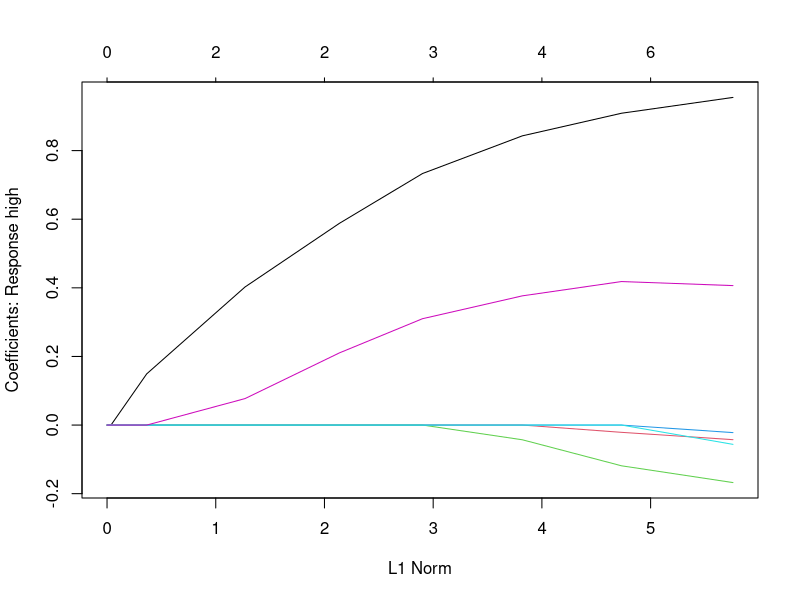
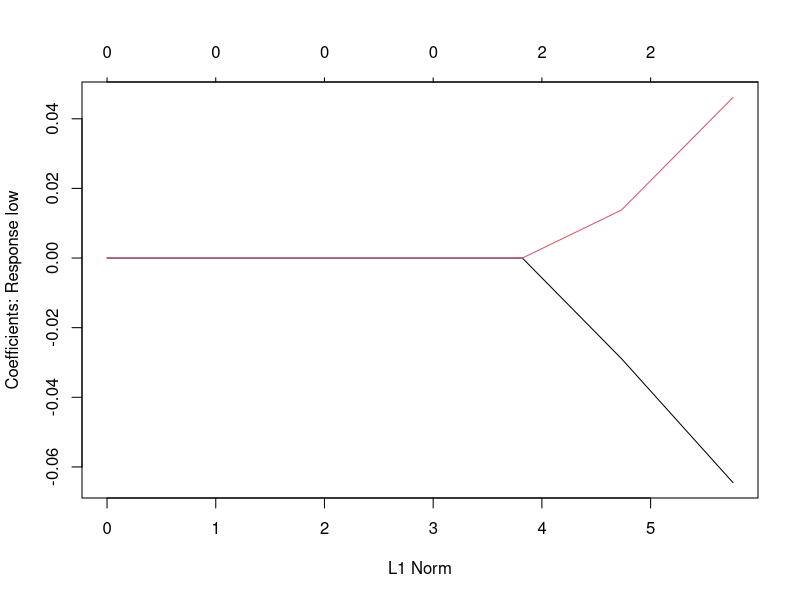
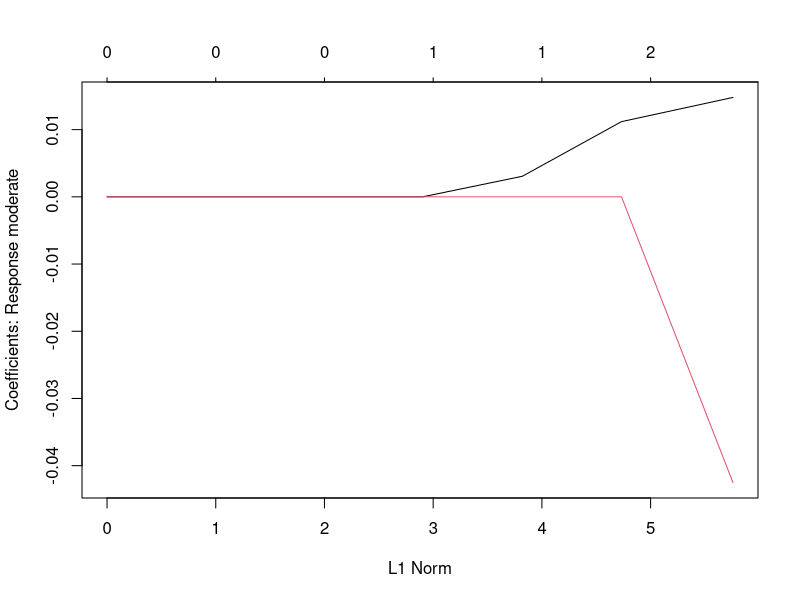
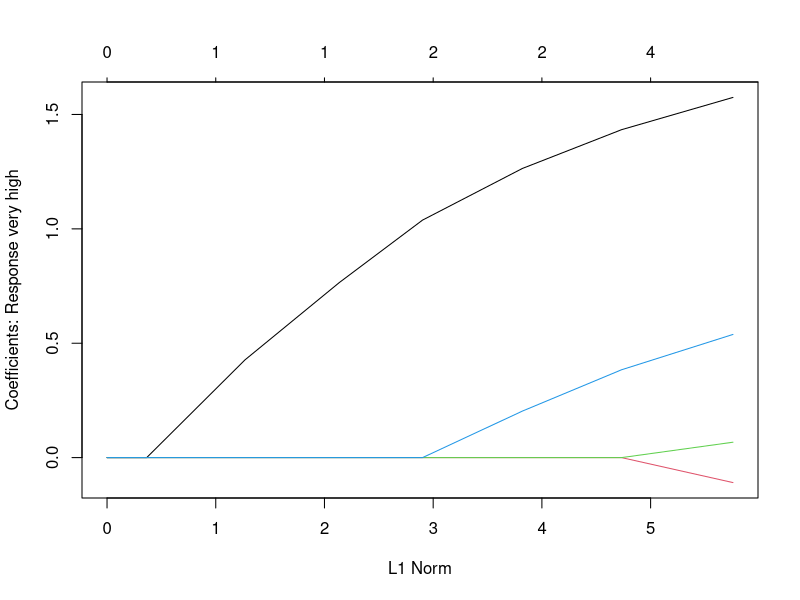
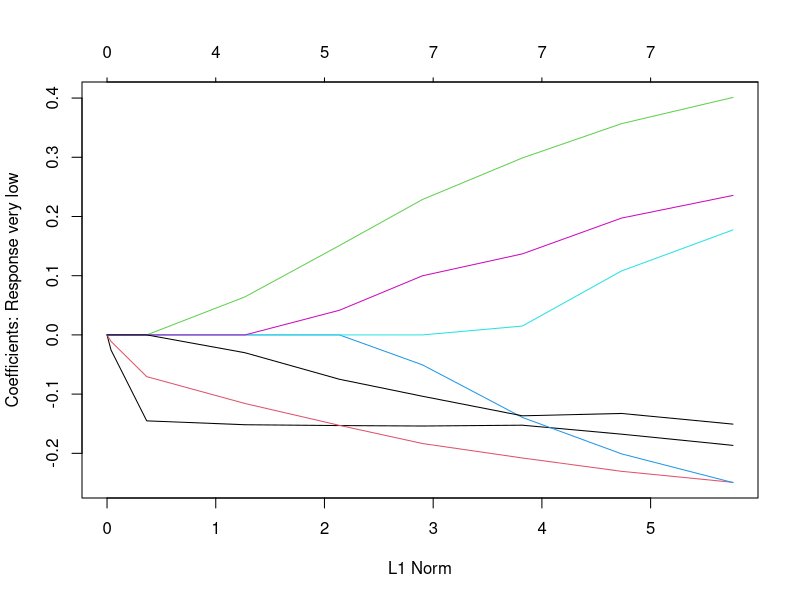
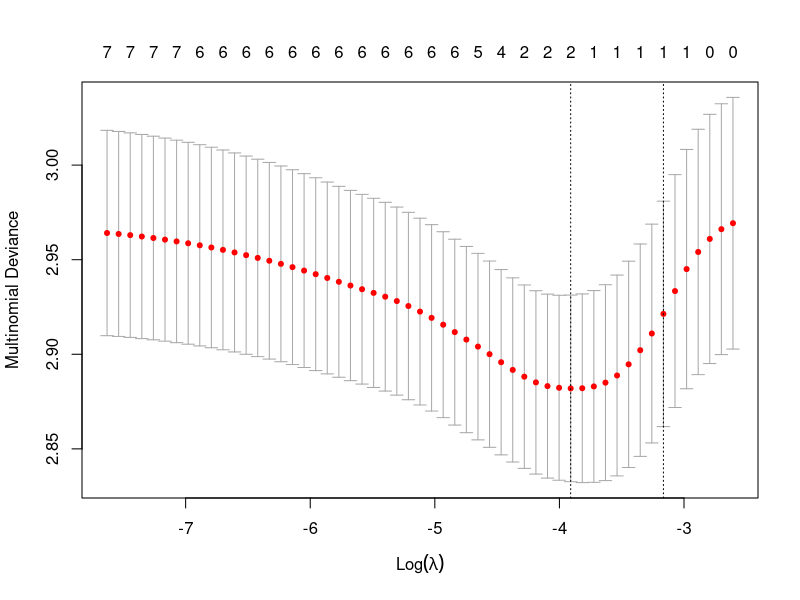
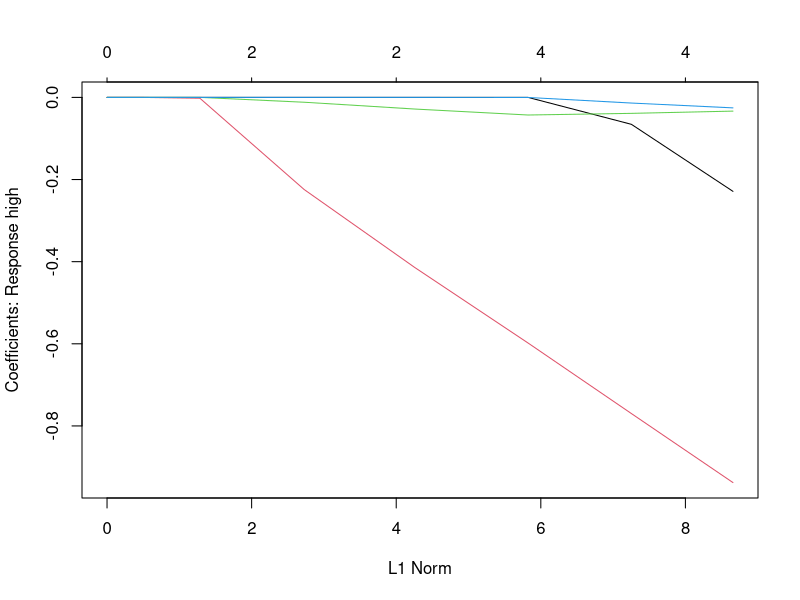
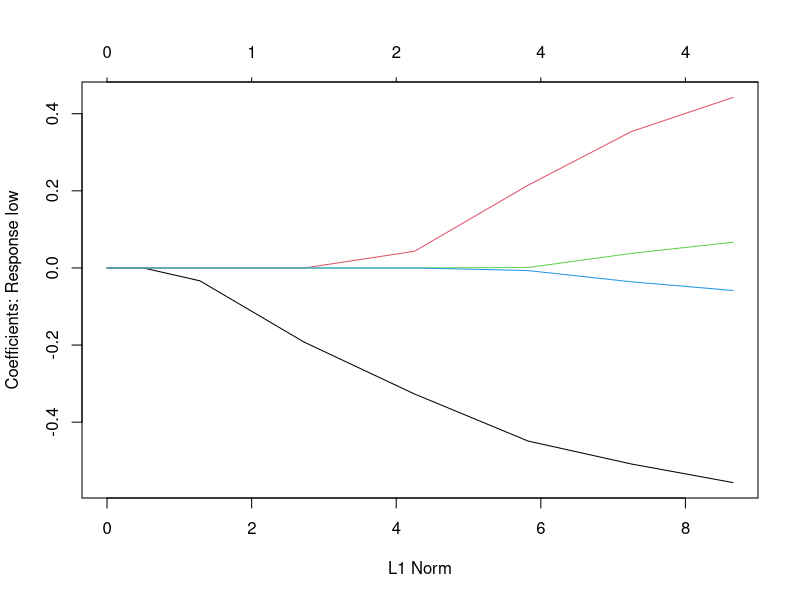

R code for these plots, in order:
## ---- chunk 1
knitr::opts_chunk$set(echo = TRUE)
library(tidyverse)
library(ggplot2)
library(dplyr)
library("gridExtra") 
library(nnet)
library(glmnet)
## ---- chunk 2
alcohol <- read.csv("../data/student-mat-recoded.csv")
head(alcohol)
## ---- chunk 3

#Transform data into matrix

x1 <- model.matrix( Walc ~ 1 + sex + age + address + internet + romantic + health, alcohol)[,-1]

y1 <- as.matrix(alcohol["Walc"])

grid=10^seq(10,-2, length =100)
lasso.mod <- glmnet(x1,y1,alpha = 1, lambda = grid, family="multinomial")
plot(lasso.mod)

## ---- chunk 4
set.seed(123)

#Split data into train, test dataset

train <- sample(1:nrow(x1),nrow(x1)/2)
test <- (-train)

# Run Cross-Validatiom

cv.out <- cv.glmnet(x1,y1,alpha = 1, family="multinomial")
plot(cv.out)

best_lambda <- cv.out$lambda.min
best_lambda

lasso.coef <- predict (lasso.mod ,type = "coefficients",s= best_lambda)
lasso.coef
## ---- chunk 5

x1 <- model.matrix( Walc ~ 1 + studytime + failures + schoolsup + paid + nursery + higher + G1 + G2 + G3, alcohol)[,-1]

y1 <- as.matrix(alcohol["Walc"])

grid=10^seq(10,-2, length =100)
lasso.mod <- glmnet(x1,y1,alpha = 1, lambda = grid, family="multinomial")
plot(lasso.mod)
## ---- chunk 6
set.seed(123)

#Split data into train, test dataset

train <- sample(1:nrow(x1),nrow(x1)/2)
test <- (-train)

# Run Cross-Validatiom

cv.out <- cv.glmnet(x1,y1,alpha = 1, family="multinomial")
plot(cv.out)

best_lambda <- cv.out$lambda.min
best_lambda

lasso.coef <- predict (lasso.mod ,type = "coefficients",s= best_lambda)
lasso.coef
## ---- chunk 7

x1 <- model.matrix( Walc ~ 1 + famsize + Pstatus + Medu + Fedu + Mjob + Fjob + guardian + famsup + famrel, alcohol)[,-1]

y1 <- as.matrix(alcohol["Walc"])

grid=10^seq(10,-2, length =100)
lasso.mod <- glmnet(x1,y1,alpha = 1, lambda = grid, family="multinomial")
plot(lasso.mod)
## ---- chunk 8
set.seed(123)

#Split data into train, test dataset

train <- sample(1:nrow(x1),nrow(x1)/2)
test <- (-train)

# Run Cross-Validatiom

cv.out <- cv.glmnet(x1,y1,alpha = 1, family="multinomial")
plot(cv.out)

best_lambda <- cv.out$lambda.min
best_lambda

lasso.coef <- predict (lasso.mod ,type = "coefficients",s= best_lambda)
lasso.coef
## ---- chunk 9

x1 <- model.matrix( Walc ~ 1 + school + reason + traveltime + activities + freetime + goout + absences, alcohol)[,-1]

y1 <- as.matrix(alcohol["Walc"])

grid=10^seq(10,-2, length =100)
lasso.mod <- glmnet(x1,y1,alpha = 1, lambda = grid, family="multinomial")
plot(lasso.mod)
## ---- chunk 10
set.seed(123)

#Split data into train, test dataset

train <- sample(1:nrow(x1),nrow(x1)/2)
test <- (-train)

# Run Cross-Validatiom

cv.out <- cv.glmnet(x1,y1,alpha = 1, family="multinomial")
plot(cv.out)

best_lambda <- cv.out$lambda.min
best_lambda

lasso.coef <- predict (lasso.mod ,type = "coefficients",s= best_lambda)
lasso.coef
## ---- chunk 11

x1 <- model.matrix( Walc ~ 1 + sex + age + address + internet + romantic + health + studytime + failures + schoolsup + paid + nursery + higher + G1 + G2 + G3 + famsize + Pstatus + Medu + Fedu + Mjob + Fjob + guardian + famsup + famrel + school + reason + traveltime + activities + freetime + goout + absences, alcohol)[,-1]

y1 <- as.matrix(alcohol["Walc"])

grid=10^seq(10,-2, length =100)
lasso.mod <- glmnet(x1,y1,alpha = 1, lambda = grid, family="multinomial")
plot(lasso.mod)

## ---- chunk 12
set.seed(123)

#Split data into train, test dataset

train <- sample(1:nrow(x1),nrow(x1)/2)
test <- (-train)

# Run Cross-Validatiom

cv.out <- cv.glmnet(x1,y1,alpha = 1, family="multinomial")
plot(cv.out)

best_lambda <- cv.out$lambda.min
best_lambda

lasso.coef <- predict (lasso.mod ,type = "coefficients",s= best_lambda)
lasso.coef
